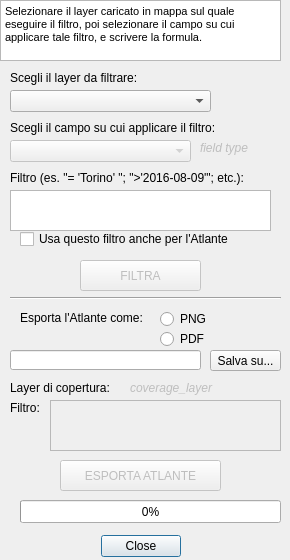
<?xml version="1.0" encoding="UTF-8"?>
<ui version="4.0">
 <class>EsportaAtlanteHailDialogBase</class>
 <widget class="QDialog" name="EsportaAtlanteHailDialogBase">
  <property name="geometry">
   <rect>
    <x>0</x>
    <y>0</y>
    <width>290</width>
    <height>560</height>
   </rect>
  </property>
  <property name="windowTitle">
   <string>EsportaAtlanteHail_test</string>
  </property>
  <widget class="QDialogButtonBox" name="button_box">
   <property name="geometry">
    <rect>
     <x>100</x>
     <y>530</y>
     <width>81</width>
     <height>32</height>
    </rect>
   </property>
   <property name="orientation">
    <enum>Qt::Horizontal</enum>
   </property>
   <property name="standardButtons">
    <set>QDialogButtonBox::Close</set>
   </property>
  </widget>
  <widget class="QTextBrowser" name="textBrowser">
   <property name="geometry">
    <rect>
     <x>0</x>
     <y>0</y>
     <width>281</width>
     <height>61</height>
    </rect>
   </property>
   <property name="html">
    <string>&lt;!DOCTYPE HTML PUBLIC &quot;-//W3C//DTD HTML 4.0//EN&quot; &quot;http://www.w3.org/TR/REC-html40/strict.dtd&quot;&gt;
&lt;html&gt;&lt;head&gt;&lt;meta name=&quot;qrichtext&quot; content=&quot;1&quot; /&gt;&lt;style type=&quot;text/css&quot;&gt;
p, li { white-space: pre-wrap; }
&lt;/style&gt;&lt;/head&gt;&lt;body style=&quot; font-family:'MS Shell Dlg 2'; font-size:8.15094pt; font-weight:400; font-style:normal;&quot;&gt;
&lt;p style=&quot; margin-top:0px; margin-bottom:0px; margin-left:0px; margin-right:0px; -qt-block-indent:0; text-indent:0px;&quot;&gt;&lt;span style=&quot; font-size:8.15094pt;&quot;&gt;Selezionare il layer caricato in mappa sul quale eseguire il filtro, poi selezionare il campo su cui applicare tale filtro, e scrivere la formula.&lt;/span&gt;&lt;/p&gt;&lt;/body&gt;&lt;/html&gt;</string>
   </property>
  </widget>
  <widget class="QLabel" name="label">
   <property name="geometry">
    <rect>
     <x>10</x>
     <y>70</y>
     <width>201</width>
     <height>16</height>
    </rect>
   </property>
   <property name="text">
    <string>Scegli il layer da filtrare:</string>
   </property>
  </widget>
  <widget class="QComboBox" name="combo_layer">
   <property name="geometry">
    <rect>
     <x>10</x>
     <y>90</y>
     <width>201</width>
     <height>22</height>
    </rect>
   </property>
  </widget>
  <widget class="QLabel" name="label_2">
   <property name="geometry">
    <rect>
     <x>10</x>
     <y>120</y>
     <width>211</width>
     <height>16</height>
    </rect>
   </property>
   <property name="text">
    <string>Scegli il campo su cui applicare il filtro:</string>
   </property>
  </widget>
  <widget class="QComboBox" name="combo_fields">
   <property name="enabled">
    <bool>false</bool>
   </property>
   <property name="geometry">
    <rect>
     <x>10</x>
     <y>140</y>
     <width>181</width>
     <height>22</height>
    </rect>
   </property>
  </widget>
  <widget class="QLabel" name="label_3">
   <property name="geometry">
    <rect>
     <x>10</x>
     <y>170</y>
     <width>271</width>
     <height>16</height>
    </rect>
   </property>
   <property name="text">
    <string>Filtro (es. &quot;= 'Torino' &quot;; &quot;&gt;'2016-08-09'&quot;; etc.):</string>
   </property>
  </widget>
  <widget class="QPushButton" name="select_btn">
   <property name="enabled">
    <bool>false</bool>
   </property>
   <property name="geometry">
    <rect>
     <x>80</x>
     <y>260</y>
     <width>121</width>
     <height>31</height>
    </rect>
   </property>
   <property name="text">
    <string>FILTRA</string>
   </property>
  </widget>
  <widget class="QTextEdit" name="filter_txt">
   <property name="geometry">
    <rect>
     <x>10</x>
     <y>190</y>
     <width>261</width>
     <height>41</height>
    </rect>
   </property>
  </widget>
  <widget class="QLabel" name="field_type">
   <property name="enabled">
    <bool>false</bool>
   </property>
   <property name="geometry">
    <rect>
     <x>200</x>
     <y>140</y>
     <width>81</width>
     <height>16</height>
    </rect>
   </property>
   <property name="font">
    <font>
     <italic>true</italic>
    </font>
   </property>
   <property name="text">
    <string>field type</string>
   </property>
  </widget>
  <widget class="QCheckBox" name="atlas_ckbox">
   <property name="geometry">
    <rect>
     <x>20</x>
     <y>230</y>
     <width>251</width>
     <height>18</height>
    </rect>
   </property>
   <property name="text">
    <string>Usa questo filtro anche per l'Atlante</string>
   </property>
  </widget>
  <widget class="Line" name="line">
   <property name="geometry">
    <rect>
     <x>10</x>
     <y>290</y>
     <width>271</width>
     <height>16</height>
    </rect>
   </property>
   <property name="orientation">
    <enum>Qt::Horizontal</enum>
   </property>
  </widget>
  <widget class="QLabel" name="label_4">
   <property name="geometry">
    <rect>
     <x>20</x>
     <y>310</y>
     <width>131</width>
     <height>16</height>
    </rect>
   </property>
   <property name="text">
    <string>Esporta l'Atlante come:</string>
   </property>
  </widget>
  <widget class="QRadioButton" name="radio_png">
   <property name="geometry">
    <rect>
     <x>160</x>
     <y>310</y>
     <width>90</width>
     <height>18</height>
    </rect>
   </property>
   <property name="text">
    <string>PNG</string>
   </property>
   <attribute name="buttonGroup">
    <string notr="true">buttonGroup</string>
   </attribute>
  </widget>
  <widget class="QRadioButton" name="radio_pdf">
   <property name="geometry">
    <rect>
     <x>160</x>
     <y>330</y>
     <width>90</width>
     <height>18</height>
    </rect>
   </property>
   <property name="text">
    <string>PDF</string>
   </property>
   <attribute name="buttonGroup">
    <string notr="true">buttonGroup</string>
   </attribute>
  </widget>
  <widget class="QPushButton" name="atlas_btn">
   <property name="enabled">
    <bool>false</bool>
   </property>
   <property name="geometry">
    <rect>
     <x>60</x>
     <y>460</y>
     <width>161</width>
     <height>31</height>
    </rect>
   </property>
   <property name="text">
    <string>ESPORTA ATLANTE</string>
   </property>
  </widget>
  <widget class="QToolButton" name="fileBrowse_btn">
   <property name="geometry">
    <rect>
     <x>210</x>
     <y>350</y>
     <width>71</width>
     <height>21</height>
    </rect>
   </property>
   <property name="text">
    <string>Salva su...</string>
   </property>
  </widget>
  <widget class="QLineEdit" name="fileBrowse_txt">
   <property name="geometry">
    <rect>
     <x>10</x>
     <y>350</y>
     <width>191</width>
     <height>20</height>
    </rect>
   </property>
  </widget>
  <widget class="QLabel" name="label_5">
   <property name="geometry">
    <rect>
     <x>10</x>
     <y>380</y>
     <width>111</width>
     <height>16</height>
    </rect>
   </property>
   <property name="text">
    <string>Layer di copertura:</string>
   </property>
  </widget>
  <widget class="QLabel" name="coverage_layer_txt">
   <property name="enabled">
    <bool>false</bool>
   </property>
   <property name="geometry">
    <rect>
     <x>130</x>
     <y>380</y>
     <width>161</width>
     <height>16</height>
    </rect>
   </property>
   <property name="font">
    <font>
     <italic>true</italic>
    </font>
   </property>
   <property name="text">
    <string>coverage_layer</string>
   </property>
  </widget>
  <widget class="QLabel" name="label_6">
   <property name="geometry">
    <rect>
     <x>10</x>
     <y>400</y>
     <width>41</width>
     <height>16</height>
    </rect>
   </property>
   <property name="text">
    <string>Filtro:</string>
   </property>
  </widget>
  <widget class="QTextEdit" name="filter_atlas_txt">
   <property name="enabled">
    <bool>false</bool>
   </property>
   <property name="geometry">
    <rect>
     <x>50</x>
     <y>400</y>
     <width>231</width>
     <height>51</height>
    </rect>
   </property>
  </widget>
  <widget class="QProgressBar" name="pageBar">
   <property name="geometry">
    <rect>
     <x>20</x>
     <y>500</y>
     <width>261</width>
     <height>23</height>
    </rect>
   </property>
   <property name="value">
    <number>0</number>
   </property>
  </widget>
 </widget>
 <resources/>
 <connections>
  <connection>
   <sender>button_box</sender>
   <signal>accepted()</signal>
   <receiver>EsportaAtlanteHailDialogBase</receiver>
   <slot>accept()</slot>
   <hints>
    <hint type="sourcelabel">
     <x>20</x>
     <y>20</y>
    </hint>
    <hint type="destinationlabel">
     <x>20</x>
     <y>20</y>
    </hint>
   </hints>
  </connection>
  <connection>
   <sender>button_box</sender>
   <signal>rejected()</signal>
   <receiver>EsportaAtlanteHailDialogBase</receiver>
   <slot>reject()</slot>
   <hints>
    <hint type="sourcelabel">
     <x>20</x>
     <y>20</y>
    </hint>
    <hint type="destinationlabel">
     <x>20</x>
     <y>20</y>
    </hint>
   </hints>
  </connection>
 </connections>
 <buttongroups>
  <buttongroup name="buttonGroup">
   <property name="exclusive">
    <bool>true</bool>
   </property>
  </buttongroup>
 </buttongroups>
</ui>
